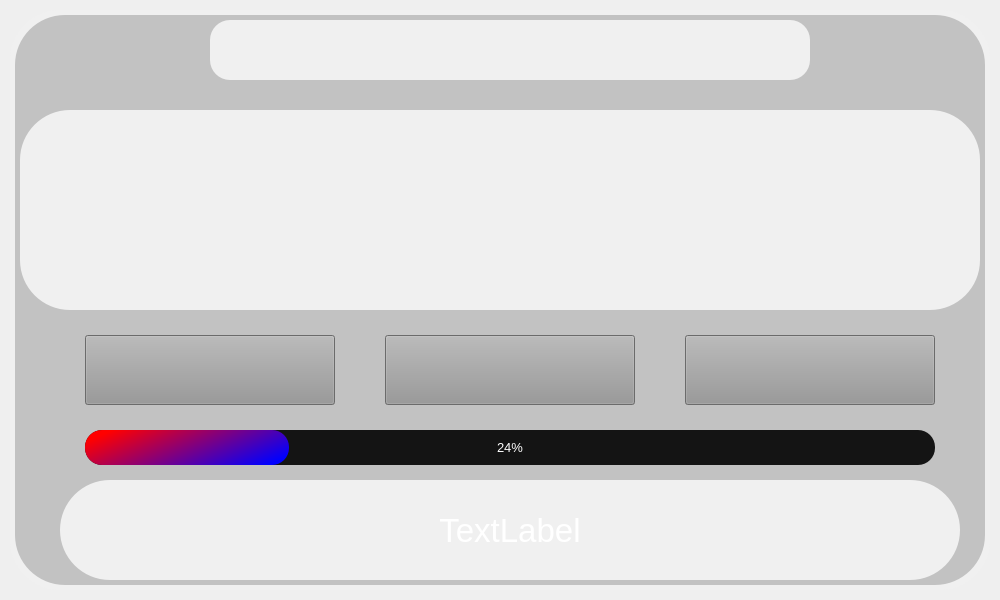
<?xml version="1.0" encoding="UTF-8"?>
<ui version="4.0">
 <class>MainWindow</class>
 <widget class="QMainWindow" name="MainWindow">
  <property name="geometry">
   <rect>
    <x>0</x>
    <y>0</y>
    <width>1000</width>
    <height>600</height>
   </rect>
  </property>
  <property name="windowTitle">
   <string>MainWindow</string>
  </property>
  <widget class="QWidget" name="centralwidget">
   <layout class="QVBoxLayout" name="verticalLayout">
    <property name="spacing">
     <number>0</number>
    </property>
    <property name="leftMargin">
     <number>10</number>
    </property>
    <property name="topMargin">
     <number>10</number>
    </property>
    <property name="rightMargin">
     <number>10</number>
    </property>
    <property name="bottomMargin">
     <number>10</number>
    </property>
    <item>
     <widget class="QFrame" name="dropSchadowframe">
      <property name="styleSheet">
       <string notr="true">QFrame {
	background-color: rgb(240, 240, 240);	
	color: rgb(255, 255, 255);
	border-radius: 50px
}</string>
      </property>
      <property name="frameShape">
       <enum>QFrame::StyledPanel</enum>
      </property>
      <property name="frameShadow">
       <enum>QFrame::Raised</enum>
      </property>
      <widget class="QLabel" name="label_description">
       <property name="geometry">
        <rect>
         <x>10</x>
         <y>100</y>
         <width>960</width>
         <height>200</height>
        </rect>
       </property>
       <property name="maximumSize">
        <size>
         <width>16777215</width>
         <height>16777215</height>
        </size>
       </property>
       <property name="font">
        <font>
         <family>Segoe UI</family>
         <pointsize>25</pointsize>
        </font>
       </property>
       <property name="styleSheet">
        <string notr="true">QLabel {
	color: rgba(0, 0, 0);
}</string>
       </property>
       <property name="lineWidth">
        <number>0</number>
       </property>
       <property name="text">
        <string notr="true"/>
       </property>
       <property name="alignment">
        <set>Qt::AlignCenter</set>
       </property>
       <property name="wordWrap">
        <bool>true</bool>
       </property>
      </widget>
      <widget class="QPushButton" name="pushButton_Minecraft_1_16_5">
       <property name="geometry">
        <rect>
         <x>375</x>
         <y>325</y>
         <width>250</width>
         <height>70</height>
        </rect>
       </property>
       <property name="font">
        <font>
         <family>Segoe UI</family>
         <pointsize>12</pointsize>
         <bold>true</bold>
        </font>
       </property>
       <property name="styleSheet">
        <string notr="true">QPushButton {		
	background-color: rgb(150, 150, 150);
	color: rgb(255, 255, 255);
}</string>
       </property>
       <property name="text">
        <string/>
       </property>
      </widget>
      <widget class="QPushButton" name="pushButton_Minecraft_1_16_4_Create">
       <property name="geometry">
        <rect>
         <x>75</x>
         <y>325</y>
         <width>250</width>
         <height>70</height>
        </rect>
       </property>
       <property name="font">
        <font>
         <family>Segoe UI</family>
         <pointsize>12</pointsize>
         <italic>false</italic>
         <bold>true</bold>
        </font>
       </property>
       <property name="styleSheet">
        <string notr="true">QPushButton {	
	background-color: rgb(150, 150, 150);
	color: rgb(255, 255, 255);
}</string>
       </property>
       <property name="text">
        <string/>
       </property>
      </widget>
      <widget class="QPushButton" name="pushButton_Minecraft_Life_in_the_Woods">
       <property name="geometry">
        <rect>
         <x>675</x>
         <y>325</y>
         <width>250</width>
         <height>70</height>
        </rect>
       </property>
       <property name="font">
        <font>
         <family>Segoe UI</family>
         <pointsize>12</pointsize>
         <bold>true</bold>
         <kerning>true</kerning>
        </font>
       </property>
       <property name="styleSheet">
        <string notr="true">QPushButton {	
	background-color: rgb(150, 150, 150);
	color: rgb(255, 255, 255);
}</string>
       </property>
       <property name="text">
        <string/>
       </property>
      </widget>
      <widget class="QProgressBar" name="progressBar">
       <property name="geometry">
        <rect>
         <x>75</x>
         <y>420</y>
         <width>850</width>
         <height>35</height>
        </rect>
       </property>
       <property name="font">
        <font>
         <family>Segoe UI</family>
         <pointsize>10</pointsize>
        </font>
       </property>
       <property name="styleSheet">
        <string notr="true">QProgressBar{
	background-color: rgb(20, 20, 20);	
	color:rgb(255, 255, 255);
	border-style: none;
	border-radius: 17px;
	text-align: center;
}
QProgressBar::chunk{	
	border-radius: 17px;
	background-color: qlineargradient(spread:pad, x1:0, y1:0.341, x2:1, y2:0.739, stop:0 rgba(255, 0, 0, 255), stop:1 rgba(0, 0, 255, 255));
}</string>
       </property>
       <property name="value">
        <number>24</number>
       </property>
       <property name="alignment">
        <set>Qt::AlignCenter</set>
       </property>
      </widget>
      <widget class="QLabel" name="label_Endtext">
       <property name="geometry">
        <rect>
         <x>50</x>
         <y>470</y>
         <width>900</width>
         <height>100</height>
        </rect>
       </property>
       <property name="font">
        <font>
         <family>Segoe UI</family>
         <pointsize>25</pointsize>
        </font>
       </property>
       <property name="text">
        <string>TextLabel</string>
       </property>
       <property name="alignment">
        <set>Qt::AlignCenter</set>
       </property>
      </widget>
      <widget class="QPushButton" name="pushButton_Close">
       <property name="geometry">
        <rect>
         <x>930</x>
         <y>25</y>
         <width>25</width>
         <height>25</height>
        </rect>
       </property>
       <property name="font">
        <font>
         <family>Javanese Text</family>
        </font>
       </property>
       <property name="whatsThis">
        <string>&lt;html&gt;&lt;head/&gt;&lt;body&gt;&lt;p&gt;&lt;br/&gt;&lt;/p&gt;&lt;/body&gt;&lt;/html&gt;</string>
       </property>
       <property name="autoFillBackground">
        <bool>false</bool>
       </property>
       <property name="styleSheet">
        <string notr="true">background-color: rgb(80, 80, 80);</string>
       </property>
       <property name="text">
        <string/>
       </property>
       <property name="icon">
        <iconset>
         <normalon>:/CloseButton/X.png</normalon>
        </iconset>
       </property>
       <property name="iconSize">
        <size>
         <width>25</width>
         <height>25</height>
        </size>
       </property>
       <property name="flat">
        <bool>true</bool>
       </property>
      </widget>
      <widget class="QFrame" name="frame">
       <property name="geometry">
        <rect>
         <x>5</x>
         <y>5</y>
         <width>970</width>
         <height>570</height>
        </rect>
       </property>
       <property name="styleSheet">
        <string notr="true">background-color: rgb(194, 194, 194);</string>
       </property>
       <property name="frameShape">
        <enum>QFrame::StyledPanel</enum>
       </property>
       <property name="frameShadow">
        <enum>QFrame::Raised</enum>
       </property>
      </widget>
      <widget class="QLabel" name="label_titel">
       <property name="enabled">
        <bool>true</bool>
       </property>
       <property name="geometry">
        <rect>
         <x>200</x>
         <y>10</y>
         <width>600</width>
         <height>60</height>
        </rect>
       </property>
       <property name="font">
        <font>
         <family>Segoe UI</family>
         <pointsize>40</pointsize>
         <italic>false</italic>
         <bold>false</bold>
         <underline>false</underline>
         <strikeout>false</strikeout>
        </font>
       </property>
       <property name="autoFillBackground">
        <bool>false</bool>
       </property>
       <property name="styleSheet">
        <string notr="true">QLabel {
	color: rgba(0, 0, 0);
	text-align: center;
	border-radius: 20px
}
</string>
       </property>
       <property name="frameShape">
        <enum>QFrame::NoFrame</enum>
       </property>
       <property name="lineWidth">
        <number>0</number>
       </property>
       <property name="text">
        <string notr="true"/>
       </property>
       <property name="textFormat">
        <enum>Qt::AutoText</enum>
       </property>
       <property name="scaledContents">
        <bool>true</bool>
       </property>
       <property name="alignment">
        <set>Qt::AlignCenter</set>
       </property>
       <property name="wordWrap">
        <bool>false</bool>
       </property>
       <property name="indent">
        <number>-1</number>
       </property>
      </widget>
      <zorder>frame</zorder>
      <zorder>label_description</zorder>
      <zorder>pushButton_Minecraft_1_16_5</zorder>
      <zorder>pushButton_Minecraft_1_16_4_Create</zorder>
      <zorder>pushButton_Minecraft_Life_in_the_Woods</zorder>
      <zorder>progressBar</zorder>
      <zorder>label_Endtext</zorder>
      <zorder>pushButton_Close</zorder>
      <zorder>label_titel</zorder>
     </widget>
    </item>
   </layout>
  </widget>
 </widget>
 <resources/>
 <connections/>
</ui>
